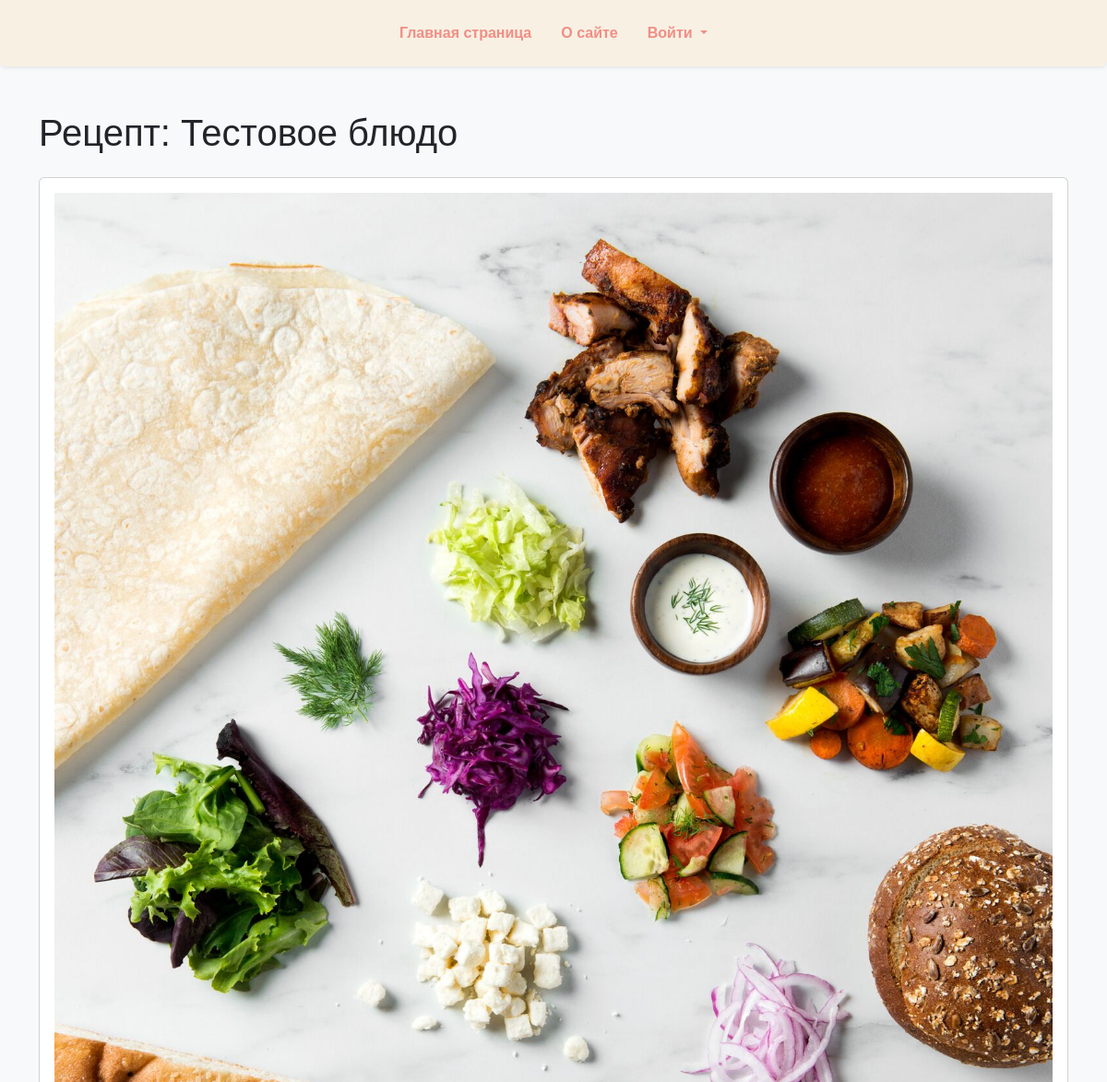
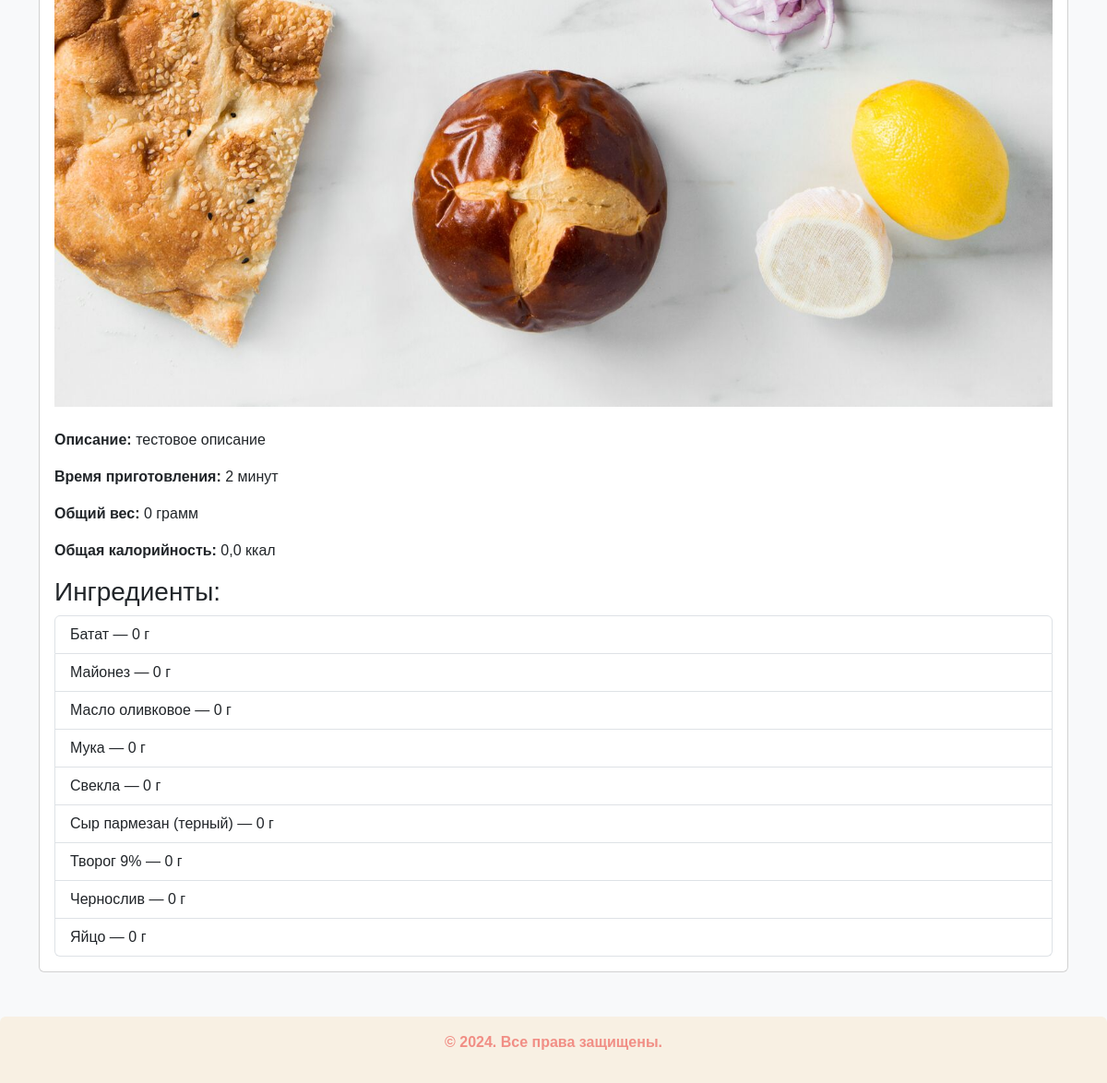
The page /recipe/7/ on the database its author committed (2 pictures, top to bottom).
### recipe_catalog/models.py (models this page shows, shortened)
class Recipe(models.Model):
    PCS = "pcs"
    G = "g"
    ML = "ml"
    name = models.TextField(max_length=300, unique=True, verbose_name="Название блюда")
    description = models.TextField(default="", verbose_name="Описание")
    image = models.ImageField(upload_to="images/", default="images/default.jpg", verbose_name="Изображение")
    cooking_time = models.IntegerField(default=0, verbose_name="Время приготовления",
                                       help_text="Время приготовления в минутах",
                                       validators=[MinValueValidator(1, 'Conversion rate must be positive.')])
    ingredients = models.ManyToManyField(Ingredient, through="RecipeIngredient")
    author = models.ForeignKey(User, on_delete=models.CASCADE, related_name="recipes", verbose_name="Автор")
    def total_weight(self):
        total_weight = 0
        for ri in self.recipeingredient_set.all():
            if ri.unit and ri.unit.key == self.PCS:
                weight = ri.count * ri.weight_by_pcs
            elif ri.unit and ri.unit.key in [self.G, self.ML]:
                weight = ri.count
            elif ri.unit:
                conversion = VolumeUnitConversion.objects.filter(unit=ri.unit).first()
                weight = ri.count * (conversion.weight if conversion else 0)
            else:
                weight = ri.count
            total_weight += weight
        return total_weight
    def total_calories(self):
        total_calories = 0
        for ri in self.recipeingredient_set.all():
            if ri.unit and ri.unit.key == self.PCS:
                weight_in_grams = ri.count * (ri.weight_by_pcs or 0)
            elif ri.unit and ri.unit.key in [self.G, self.ML]:
                weight_in_grams = ri.count
            elif ri.unit:
                conversion = VolumeUnitConversion.objects.filter(unit=ri.unit).first()
                weight_in_grams = ri.count * (conversion.weight if conversion else 0)
            else:
                weight_in_grams = ri.count
            total_calories += (weight_in_grams / 100) * ri.ingredient.calories
        return round(total_calories, 2)

class Ingredient(models.Model):
    name = models.CharField(max_length=255, null=False, default="Ингредиент", unique=True, verbose_name="Название",
                            validators=[
                                RegexValidator(
                                    regex=r'^[A-Za-zА-Яа-яёЁ\s]+$',
                                    message='Название должно быть строкой'
                                )
                            ]
                            )
    calories = models.IntegerField(
        default=0,
        help_text="Калорийность на 100 ед. изм.",
        verbose_name="Калорийность",
        validators=[MinValueValidator(0, 'Калорийность должна быть больше 0')]
    )

### recipe_catalog/views.py (the view)
# urls.py: path('recipe/<int:pk>/', detail, name='detail'),
def detail(request, pk):
    template_name = 'recipe_catalog/recipe.html'
    recipe = get_object_or_404(Recipe, pk=pk)
    ingredients = []
    for ri in recipe.recipeingredient_set.select_related('ingredient', 'unit').order_by('ingredient__name'):
        ingredient = ri.ingredient
        if ri.unit:
            unit_label = ri.unit.abbreviation or ri.unit.label
            unit = f"{ri.count} {unit_label}"
        else:
            unit = f"{ri.count} г"
        ingredients.append({
            'name': ingredient.name,
            'unit': unit,
        })
    context = {
        'title': recipe.name,
        'description': recipe.description,
        'cooking_time': recipe.cooking_time,
        'total_weight': recipe.total_weight(),
        'total_calories': recipe.total_calories(),
        'ingredients': ingredients,
        'image': recipe.image.url,
    }
    return render(request, template_name, context)

### templates/recipe_catalog/recipe.html
{% extends "base.html" %}
{% block content %}
<h1 class="mb-4">Рецепт: {{ title }}</h1>
<div class="card">
    <div class="card-body">
        {% if image %}
        <img src="{{ image }}" alt="{{ title }}" class="img-fluid mb-4" style="max-width: 100%; height: auto;">
        {% endif %}
        <p class="card-text"><strong>Описание:</strong> {{ description }}</p>
        <p><strong>Время приготовления:</strong> {{ cooking_time }} минут</p>
        <p><strong>Общий вес:</strong> {{ total_weight }} грамм</p>
        <p><strong>Общая калорийность:</strong> {{ total_calories }} ккал</p>
        <h3>Ингредиенты:</h3>
        <ul class="list-group">
            {% for ingredient in ingredients %}
            <li class="list-group-item">{{ ingredient.name }} — {{ ingredient.unit }}</li>
            {% endfor %}
        </ul>
    </div>
</div>
{% endblock %}

### templates/base.html (style rules this page uses)
body { font-family: sans-serif; background-color: #f8f9fa; }

### rows shown on the page
Recipe: name "Тестовое блюдо", description "тестовое описание"
Ingredient: name "Батат"
Ingredient: name "Майонез"
Ingredient: name "Масло оливковое"
Ingredient: name "Мука"
Ingredient: name "Свекла"
Ingredient: name "Сыр пармезан (терный)"
Ingredient: name "Творог 9%"
Ingredient: name "Чернослив"
Ingredient: name "Яйцо"

### other values the page prints
{{ cooking_time }} "2"
{{ total_weight }} "0"
{{ total_calories }} "0,0"
{{ ingredient.unit }} "0 г" "0 г" "0 г" "0 г" "0 г" "0 г" "0 г" "0 г" "0 г"
